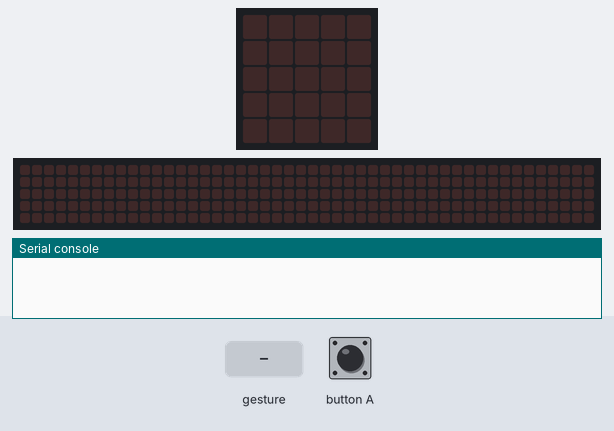
Simulated run of this program. Board: BBC micro:bit (MakeCode). Parts: the board's 5×5 LED display, a strip that is not on the board, showing the scrolling text unrolled, the last lines printed to the serial console. The test bench sets the inputs (shaded band). A tilt is held for 1.5 s and a shake lasts 1 s, then the board lies face up again; the 48×5 strip is a reading aid, not a part: it shows the text the display is scrolling, unrolled, one strip-width of it at a time.

Above: at 1.2 s.
1.3 s: button A pressed for 0.15 s
At 1.52 s:
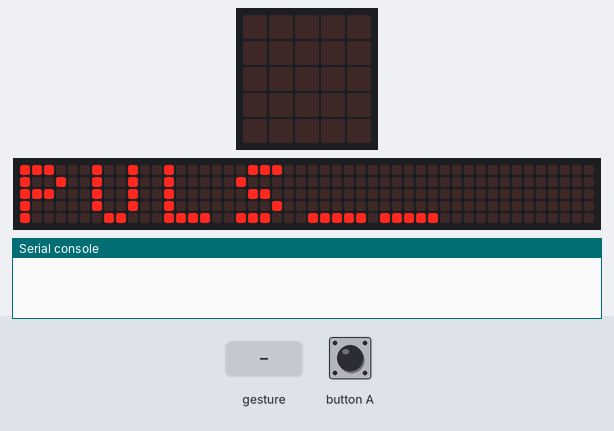
At 1.97 s:
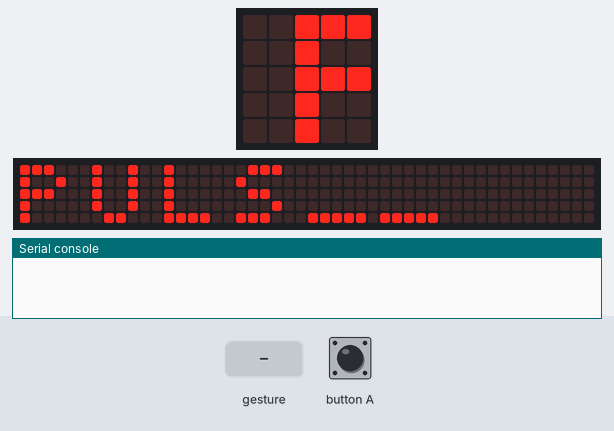
4.3 s: button A pressed for 0.15 s
7.4 s: gesture 'shake'
At 15.8 s:
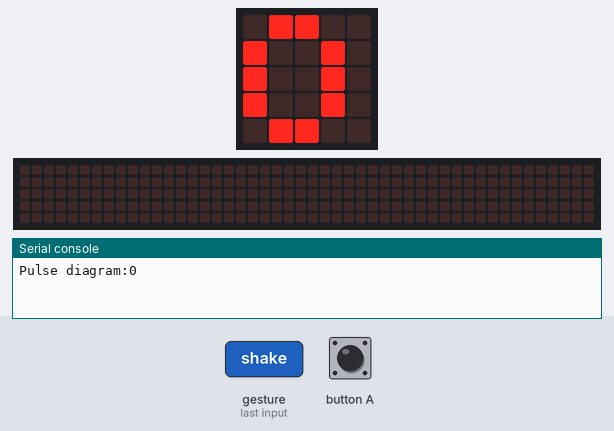

The program:

main.ts
```typescript
function show_hour (hours: number) {
    digit_ten = Math.idiv(hours, 10)
    digit_one = hours % 10
    show_binary(1, digit_one)
    show_binary(0, digit_one)
}
function show_binary (column: number, decimal_value: number) {

}
function calculate_time () {
    basic.pause(100)
    steps += 1
    if (seconds >= 0) {
        seconds = 0
        minutes += 1
        if (minutes >= 60) {
            minutes = 0
            hours += 1
            if (hours >= 24) {
                hours = 0
            }
        }
    }
}
input.onButtonPressed(Button.A, function () {
    basic.showString("PULS__")
    counter = 0
    basic.showNumber(pulse_out)
    basic.showIcon(IconNames.Heart)
    serial.writeValue("Pulse diagram", PulseDet)
    PulseDet = pins.analogReadPin(AnalogPin.P2)
    if (PulseDet > 870 && counter == 0) {
        time2 = input.runningTime()
        delta_ten = time2 - time1
        time1 = time2
        counter = 1
        pulse_out = (60000 - 60000 % delta_ten) / delta_ten
    } else if (PulseDet <= 430 && counter == 1) {
        counter = 0
    }
})
input.onGesture(Gesture.Shake, function () {
    steps += 1
    led.stopAnimation()
})
function step_count (steps: number) {
    basic.showNumber(steps)
}
function show_minutes (minutes: number) {
    digit_ten = Math.idiv(minutes, 10)
    digit_one = minutes % 10
    show_binary(4, digit_one)
    show_binary(3, delta_ten)
}
let time1 = 0
let delta_ten = 0
let time2 = 0
let PulseDet = 0
let pulse_out = 0
let counter = 0
let seconds = 0
let digit_one = 0
let digit_ten = 0
let steps = 0
let hours = 0
let minutes = 0
minutes = 0
hours = 0
steps += 0
let Setting = 0
basic.forever(function () {
    calculate_time()
    if (Setting == 0) {
        let option = 0
        if (option == 0) {
            show_minutes(minutes)
        }
    }
})
basic.forever(function () {

})
```

test.ts
```typescript
// 在這裡測試；當此封包作為擴充功能時，將不會編譯此內容。
```

Measured:
- after the input at 1.3 s, the display: changes after 0.15 s (image 1)
- what the display in image 3 shows lasts 0.7 s, from 15.3 s to 16.0 s
